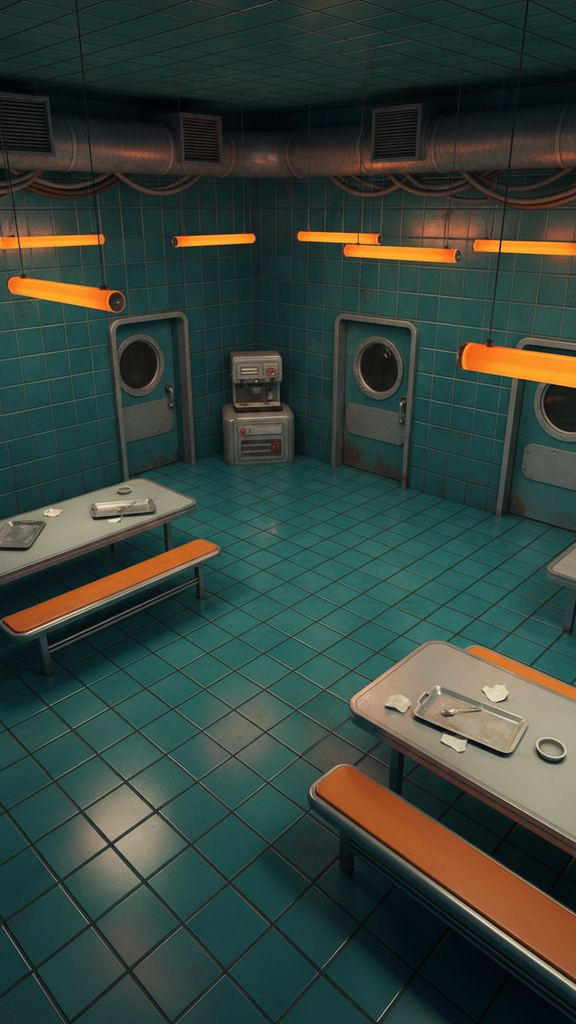
#> input picture assets/backdrops/canteen.jpg, 576 x 1024 px
$ python -i make-scenes.py   (imports and definitions only)
#> lines starting #> are read from the running program, lines starting #| are printed output that depends on the picture
#> further down, picture is the input picture: PIL image 576x1024 RGB; mean R, G, B 53.7, 67.2, 59.5
#!/usr/bin/env python3
"""Paints the illustrated scenes behind the story cards (src/game/scenes.ts).

Uses Gemini image generation (gemini-2.5-flash-image) through Google Cloud. Needs
GOOGLE_TTS_SA_JSON: a service account key whose project has the Vertex AI (Agent Platform)
API on and whose account has the Agent Platform User role. Never commit the key.
Scenes with Pip are painted from scripts/scene-refs/pip.jpg so the robot stays the same.

Usage:
    python3 scripts/make-scenes.py [--only KEY ...] [--force]

Output: assets/scenes/<key>.jpg (768x1344, JPEG), assets/scenes/manifest.json (the prompt each
file was made from, so only changed scenes are repainted) and
src/services/story/sceneImages.generated.ts.
"""
import argparse
import base64
import importlib.util
import io
import json
import os
import subprocess
import sys
import time
import urllib.error
import urllib.request

from PIL import Image

ROOT = os.path.dirname(os.path.dirname(os.path.abspath(__file__)))
OUT = os.path.join(ROOT, "assets", "scenes")
MANIFEST = os.path.join(OUT, "manifest.json")
TS_OUT = os.path.join(ROOT, "src", "services", "story", "sceneImages.generated.ts")
PIP_REF = os.path.join(ROOT, "scripts", "scene-refs", "pip.jpg")
MODEL = os.environ.get("SCENE_MODEL", "gemini-2.5-flash-image")

STYLE = (
    "Cinematic still from a stylised animated film, painterly concept art, teal and amber palette, "
    "soft volumetric light, haze, rich shadows, vertical 9:16 composition with the subject in the middle third "
    "and calm darker space at the bottom for subtitles. Setting: an abandoned underground research facility "
    "called the Meridian Vault, sealed for over a year. No text, no captions, no logos, no watermark."
)

# The OAuth helper lives in the voice script; reuse it.
_spec = importlib.util.spec_from_file_location("make_voices", os.path.join(ROOT, "scripts", "make-voices.py"))
_mv = importlib.util.module_from_spec(_spec)
# [1 line not run here, left out]


# [36 lines left out: functions prompt_for, paint, not called in this run]


def letterbox(im):
    """Rows of near-black at the top and bottom: the model sometimes paints cinema bars."""
    g = im.convert("L")
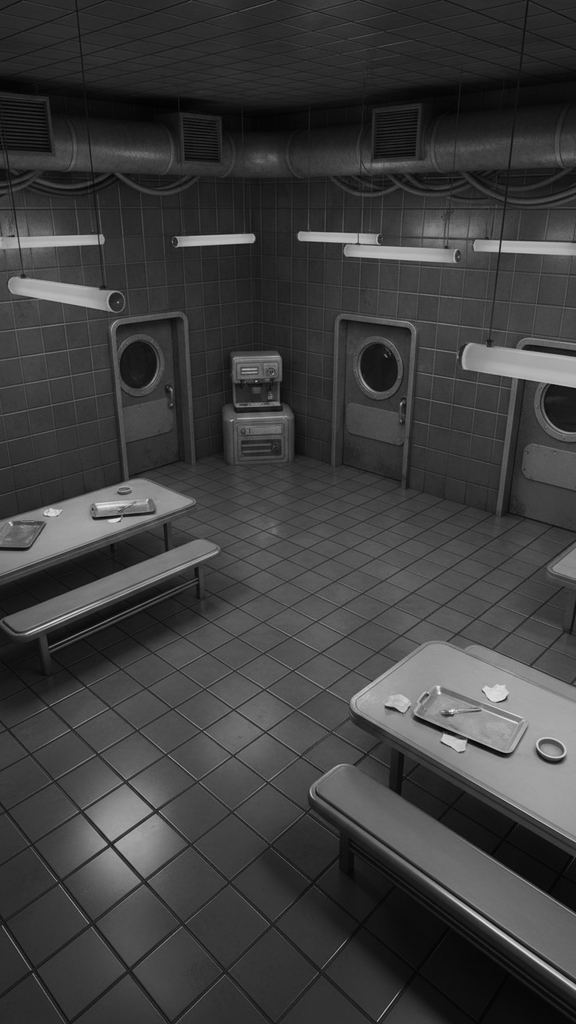
#> g: PIL image 576x1024 L; min 0, max 243, mean 62.3
    w, h = g.size
#> w = 576; h = 1024

    def dark(y):
#> called with y = 0
        row = [g.getpixel((x, y)) for x in range(0, w, 4)]
#> row = 144 values, max 61 at index 83, min 14 at index 132, mean 42.97
        return max(row) - min(row) < 8 and sum(row) / len(row) < 24
    top = next((y for y in range(h) if not dark(y)), h)
#> top = 0
    bottom = next((y for y in range(h - 1, -1, -1) if not dark(y)), 0)
#> bottom = 1023
    return top, h - 1 - bottom


def fill_frame(im):
    """Crops away painted bars and fills 768x1344 again."""
    top, bottom = letterbox(im)
#> top = 0; bottom = 0
    w, h = im.size
#> w = 576; h = 1024
    im = im.crop((0, top, w, h - bottom))
    w, h = im.size
    cw = min(w, round(h * 9 / 16))
#> cw = 576
    ch = min(h, round(cw * 16 / 9))
#> ch = 1024
    x, y = (w - cw) // 2, (h - ch) // 2
#> x = 0; y = 0
    return im.crop((x, y, x + cw, y + ch)).resize((768, 1344), Image.LANCZOS)


# [52 lines left out: function main, not called in this run]


# [2 lines not run here, left out]

>>> from PIL import Image
>>> picture = Image.open('../assets/backdrops/canteen.jpg')
>>> result = fill_frame(picture)

$ run again, on assets/scenes/ch1-2.jpg
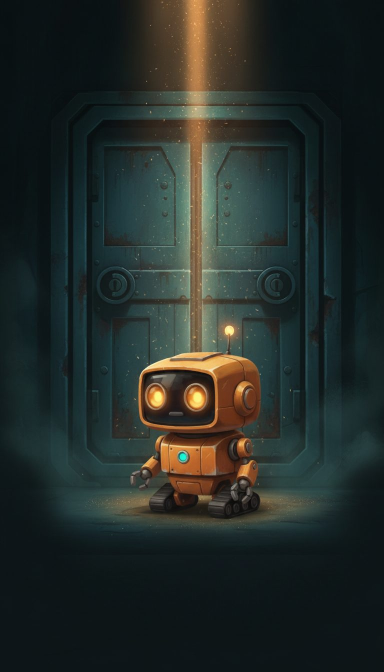
#> input picture assets/scenes/ch1-2.jpg, 768 x 1344 px (shown at 1/2 size)
#> picture is the input picture: PIL image 768x1344 RGB; mean R, G, B 36.6, 44.4, 41.1
#> row = 192 values, max 179 at index 97, min 14 at index 2, mean 36.98
#> in letterbox, `top = next((y for y in range(h) if not dark(y)), h)`: top = 0
#> in letterbox, `bottom = next((y for y in range(h - 1, -1, -1) if not dark(y)), 0)`: bottom = 1095
#> in fill_frame, `top, bottom = letterbox(im)`: top = 0; bottom = 248
#> in fill_frame, `im = im.crop((0, top, w, h - bottom))`:
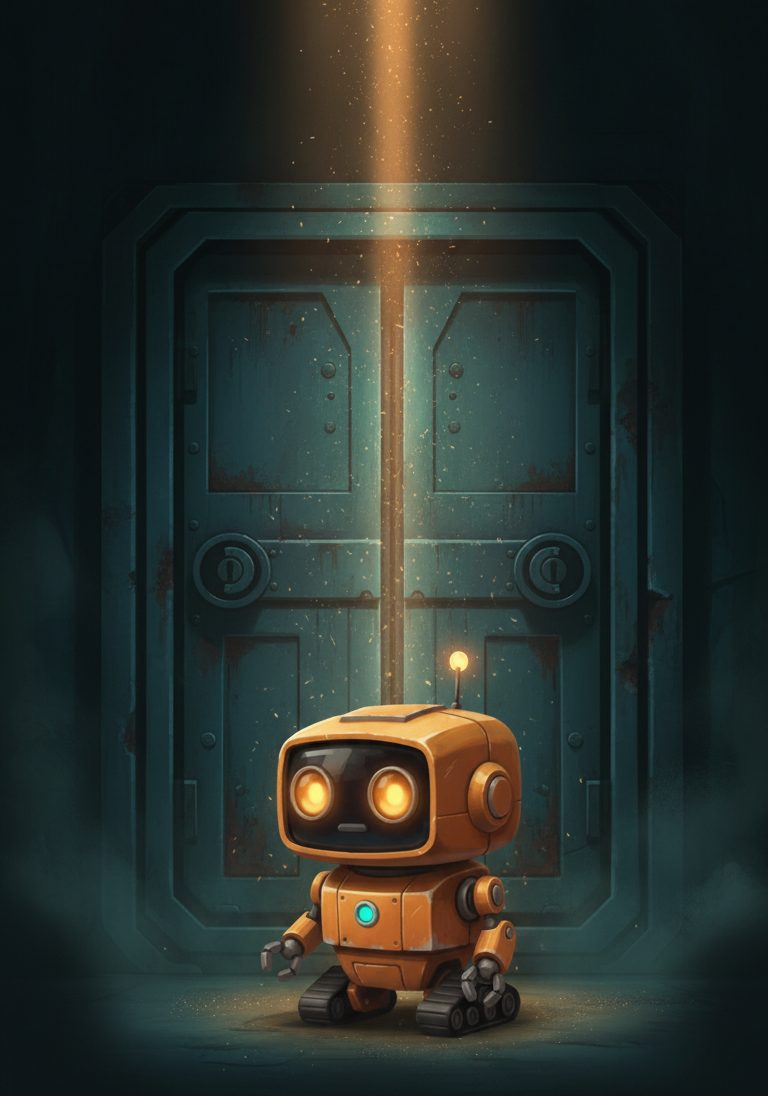
#> im: PIL image 768x1096 RGB; mean R, G, B 41.8, 49.5, 44.9
#> in fill_frame, `return im.crop((x, y, x + cw, y + ch)).resize((768, 1344), Image.LANCZ..`:
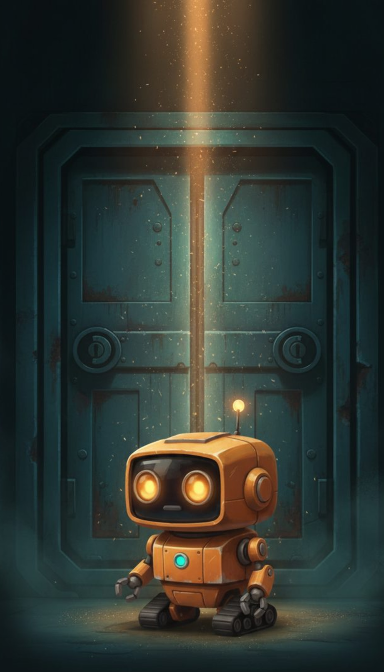
#> returned value: PIL image 768x1344 RGB (shown at 1/2 size); mean R, G, B 48.6, 55.3, 49.1

$ run again, on assets/scenes/ch1-3.jpg
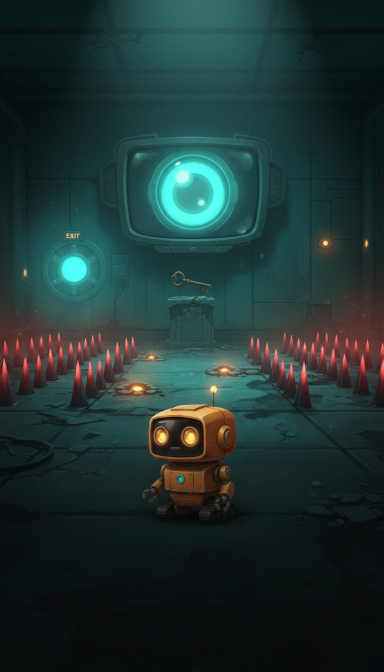
#> input picture assets/scenes/ch1-3.jpg, 768 x 1344 px (shown at 1/2 size)
#> picture is the input picture: PIL image 768x1344 RGB; mean R, G, B 31.6, 52.2, 50.9
#> in letterbox, `g = im.convert("L")`:
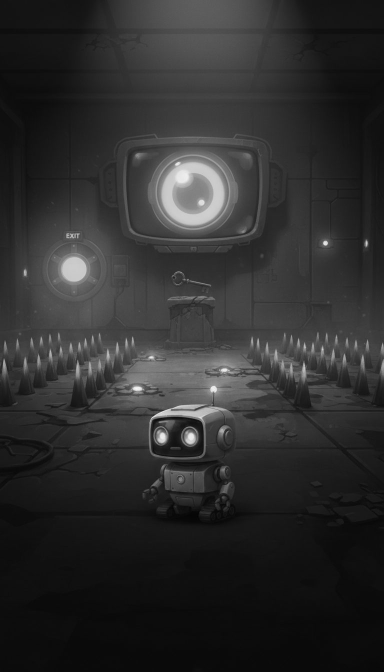
#> g: PIL image 768x1344 L (shown at 1/2 size); min 2, max 247, mean 45.9
#> row = 192 values, max 95 at index 94, min 19 at index 0, mean 46.2
#> in letterbox, `top = next((y for y in range(h) if not dark(y)), h)`: top = 0
#> in letterbox, `bottom = next((y for y in range(h - 1, -1, -1) if not dark(y)), 0)`: bottom = 1154
#> in fill_frame, `top, bottom = letterbox(im)`: top = 0; bottom = 189
#> in fill_frame, `return im.crop((x, y, x + cw, y + ch)).resize((768, 1344), Image.LANCZ..`:
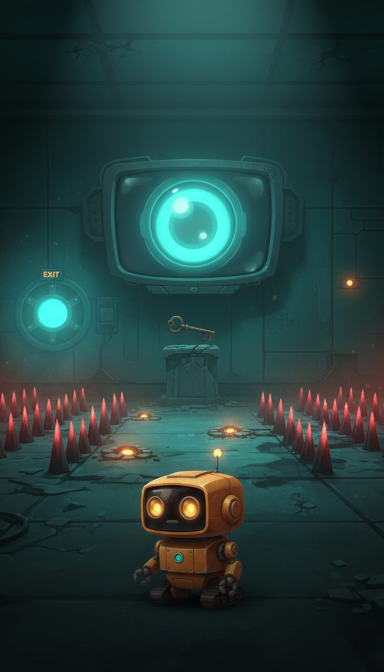
#> returned value: PIL image 768x1344 RGB (shown at 1/2 size); mean R, G, B 37, 63.4, 61.3
